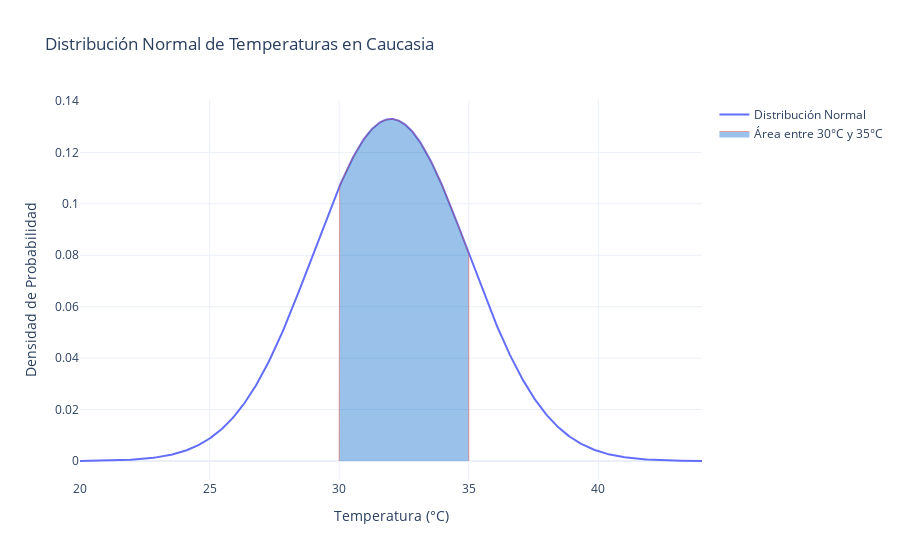

The notebook cell saved with this chart:
### Markdown cell above
---

### **Gráfico para Visualización:**

### Code cell
import plotly.graph_objects as go

# Valores de x para la curva
x = np.linspace(mu - 4*sigma, mu + 4*sigma, 500)
pdf = norm.pdf(x, loc=mu, scale=sigma)  # Densidad de probabilidad

# Crear el gráfico
fig = go.Figure()

# Curva de la distribución normal
fig.add_trace(go.Scatter(x=x, y=pdf, mode='lines', name='Distribución Normal'))

# Sombrear el área bajo la curva entre 30 y 35
x_fill = np.linspace(a, b, 500)
pdf_fill = norm.pdf(x_fill, loc=mu, scale=sigma)
fig.add_trace(go.Scatter(x=np.concatenate([[a], x_fill, [b]]),
                         y=np.concatenate([[0], pdf_fill, [0]]),
                         fill='toself',
                         name='Área entre 30°C y 35°C',
                         mode='lines',
                         line=dict(width=0.5),
                         fillcolor='rgba(0, 100, 200, 0.4)'))  # Color semitransparente

# Configurar el diseño
fig.update_layout(
    title="Distribución Normal de Temperaturas en Caucasia",
    xaxis_title="Temperatura (°C)",
    yaxis_title="Densidad de Probabilidad",
    template="plotly_white"
)

# Mostrar el gráfico
fig.show()

### Figure 1 — Plotly figure (JSON) as saved in the notebook; plotly's stock layout.template omitted (floating-point values rounded to 4 significant figures; data arrays with more than 128 entries replaced by an {"elided": "..."} marker saying what was removed)
{"data": [{"mode": "lines", "name": "Distribución Normal", "type": "scatter", "x": {"elided": "500 float values"}, "y": {"elided": "500 float values"}}, {"fill": "toself", "fillcolor": "rgba(0, 100, 200, 0.4)", "line": {"width": 0.5}, "mode": "lines", "name": "Área entre 30°C y 35°C", "type": "scatter", "x": {"elided": "502 float values"}, "y": {"elided": "502 float values"}}], "layout": {"title": {"text": "Distribución Normal de Temperaturas en Caucasia"}, "xaxis": {"title": {"text": "Temperatura (°C)"}}, "yaxis": {"title": {"text": "Densidad de Probabilidad"}}}}
